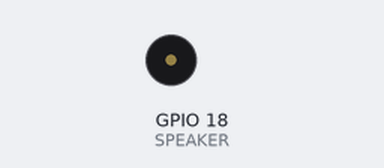
Bench run of a program on a simulated Raspberry Pi (BCM pin numbers). On the bench: buzzer (waves = sounding).

Above: at 0.1 s.
Timing chart, 0 to 1.6 s (numbered marks = the images above):
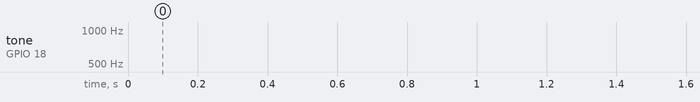

The program:

spkTST.py
```python
#!/usr/bin/env python
import RPi.GPIO as GPIO
from time import sleep

GPIO.setmode(GPIO.BCM)

SPEAKER = 18

GPIO.setup(SPEAKER,GPIO.OUT)

pwmSPEAKER = GPIO.PWM(SPEAKER, 440)
pwmSPEAKER.start(50)

try:
    while True:
        for freq in range(500,1001, 1):
            pwmSPEAKER.ChangeFrequency(freq)
            sleep(0.001)
        for freq in range(1000, 499, -1):
            pwmSPEAKER.ChangeFrequency(freq)
            sleep(0.001)
except KeyboardInterrupt:
    pwmSPEAKER.stop()
    GPIO.cleanup()
exit()
```
